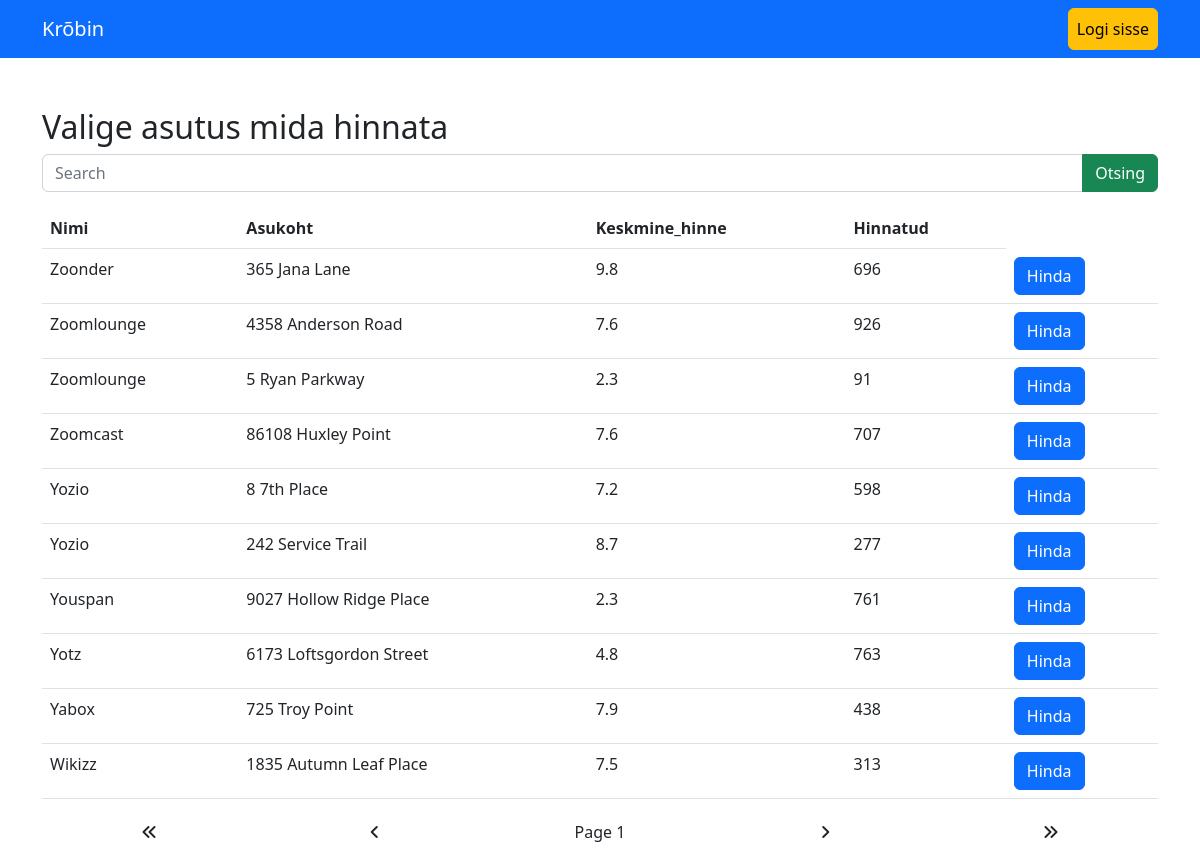
The app's page /?page=1&sort=Nimi&order=desc with its own data.
### tables this page shows
create table tabel1 (
	id INT,
	Nimi VARCHAR(50),
	Asukoht VARCHAR(50),
	Keskmine_hinne DECIMAL(3,1),
	Hinnatud INT
);

### index.php (the view, shortened to what this page needs)
<!DOCTYPE html>
<html lang="en">
<head>
    <link href="https://cdn.jsdelivr.net/npm/bootstrap@5.2.3/dist/css/bootstrap.min.css" rel="stylesheet">
    <link href="https://cdnjs.cloudflare.com/ajax/libs/font-awesome/6.0.0-beta3/css/all.min.css" rel="stylesheet">
</head>
<body>
    <nav class="navbar navbar-expand-lg navbar-dark bg-primary fixed-top">
        <div class="container">
            <a class="navbar-brand" href="#">Krõbin</a>
            <div class="collapse navbar-collapse justify-content-end" id="navbarNav">
                <ul class="navbar-nav">
                    <li class="nav-item">
                        <a class="nav-link btn btn-warning" style="color: black" href="login.php">Logi sisse</a>
                    </li>
                </ul>
            </div>
        </div>
    </nav>
    <div class="container mt-5">
        <h2>Valige asutus mida hinnata</h2>
        <?php
        $host = 'localhost';
        $username = 'phpmyadmin';
        $password = 'Passw0rd';
        $database = 'kjoarand';
        $entriesPerPage = 10;
        $conn = new mysqli($host, $username, $password, $database);
        $totalEntriesQuery = "SELECT COUNT(*) AS total FROM tabel1";
        $totalEntriesResult = $conn->query($totalEntriesQuery);
        $totalEntries = $totalEntriesResult->fetch_assoc()['total'];
        $totalPages = ceil($totalEntries / $entriesPerPage);
        $currentPage = isset($_GET['page']) ? max(1, min($_GET['page'], $totalPages)) : 1;
        $sortColumn = isset($_GET['sort']) ? $_GET['sort'] : 'id';
        $sortOrder = isset($_GET['order']) && strtolower($_GET['order']) === 'desc' ? 'DESC' : 'ASC';
        $searchQuery = isset($_GET['search']) ? $_GET['search'] : '';
        $searchCondition = '';
        $columnsQuery = "SHOW COLUMNS FROM tabel1";
        $columnsResult = $conn->query($columnsQuery);
        if ($columnsResult->num_rows > 0) {
            while ($columnRow = $columnsResult->fetch_assoc()) {
                $columnName = $columnRow['Field'];
                if ($columnName === 'id') {
                    continue;
                }
                if (!empty($searchCondition)) {
                    $searchCondition .= " OR ";
                }
                $searchCondition .= "`$columnName` LIKE '%$searchQuery%'";
            }
        }
        $start = ($currentPage - 1) * $entriesPerPage;
        $dataQuery = "SELECT * FROM tabel1";
        if (!empty($searchCondition)) {
            $dataQuery .= " WHERE $searchCondition";
        }
        $dataQuery .= " ORDER BY $sortColumn $sortOrder LIMIT $start, $entriesPerPage";
        $dataResult = $conn->query($dataQuery);
        if ($dataResult->num_rows > 0) {
            echo '<form class="mb-3" method="GET">';
            echo '<div class="input-group">';
            echo '<input type="text" class="form-control" name="search" placeholder="Search" value="' . htmlspecialchars($searchQuery) . '">';
            echo '<button type="submit" class="btn btn-success">Otsing</button>';
            echo '</div>';
            echo '</form>';
            echo '<table class="table">';
            echo '<thead>';
            echo '<tr>';
            while ($row = $dataResult->fetch_assoc()) {
                foreach ($row as $column => $value) {
                    if ($column == 'id') {
                        continue;
                    }
                    $sortUrl = '?page=' . $currentPage . '&sort=' . $column;
                    $sortUrl .= ($sortColumn === $column && $sortOrder === 'ASC') ? '&order=desc' : '&order=asc';
                    echo '<th><a href="' . $sortUrl . '">' . $column . '</a></th>';
                }
                break;
            }
            echo '</tr>';
            echo '</thead>';
            echo '<tbody>';
            $dataResult->data_seek(0);
            while ($row = $dataResult->fetch_assoc()) {
                echo '<tr>';
                foreach ($row as $column => $value) {
                    if ($column == 'id') {
                        continue;
                    }
                    echo '<td>' . $value . '</td>';
                }
                echo '<td><button class="btn btn-primary" data-bs-toggle="modal" data-bs-target="#exampleModal">Hinda</button></td>';
                echo '</tr>';
            }
            echo '</tbody>';
            echo '</table>';
            echo '<ul class="page-nav">';
            if ($currentPage > 1) {
                echo '<li><a href="?page=1&sort=' . $sortColumn . '&order=' . $sortOrder . '&search=' . urlencode($searchQuery) . '"><i class="fas fa-angle-double-left"></i></a></li>';
                echo '<li><a href="?page=' . ($currentPage - 1) . '&sort=' . $sortColumn . '&order=' . $sortOrder . '&search=' . urlencode($searchQuery) . '"><i class="fas fa-angle-left"></i></a></li>';
            } else {
                echo '<li><span><i class="fas fa-angle-double-left"></i></span></li>';
                echo '<li><span><i class="fas fa-angle-left"></i></span></li>';
            }
            echo '<li><span>Page ' . $currentPage . '</span></li>';
            if ($currentPage < $totalPages) {
                echo '<li><a href="?page=' . ($currentPage + 1) . '&sort=' . $sortColumn . '&order=' . $sortOrder . '&search=' . urlencode($searchQuery) . '"><i class="fas fa-angle-right"></i></a></li>';
                echo '<li><a href="?page=' . $totalPages . '&sort=' . $sortColumn . '&order=' . $sortOrder . '&search=' . urlencode($searchQuery) . '"><i class="fas fa-angle-double-right"></i></a></li>';
            } else {
                echo '<li><span><i class="fas fa-angle-right"></i></span></li>';
                echo '<li><span><i class="fas fa-angle-double-right"></i></span></li>';
            }
            echo '</ul>';
        } else {
            echo '<p>No data found in the table.</p>';
        }
        ?>
</body>
</html>

### index.php (style rules this page uses)
body { padding-top: 60px; }
a { color: inherit; text-decoration: none; }
.page-nav { display: grid; grid-template-columns: repeat(5, 1fr); gap: 10px; list-style: none; padding: 0; margin: 0; justify-content: center; align-items: center; }
.page-nav li { display: flex; justify-content: center; align-items: center; }
.page-nav a { display: inline-block; padding: 5px; text-decoration: none; }

### records on screen
tabel1: column "Nimi", column "Asukoht", column "Keskmine_hinne", column "Hinnatud", Nimi "Zoonder", Asukoht "365 Jana Lane", Keskmine_hinne "9.8", Hinnatud "696"
tabel1: Nimi "Zoomlounge", Asukoht "4358 Anderson Road", Keskmine_hinne "7.6", Hinnatud "926"
tabel1: Nimi "Zoomlounge", Asukoht "5 Ryan Parkway", Keskmine_hinne "2.3", Hinnatud "91"
tabel1: Nimi "Zoomcast", Asukoht "86108 Huxley Point", Keskmine_hinne "7.6", Hinnatud "707"
tabel1: Nimi "Yozio", Asukoht "8 7th Place", Keskmine_hinne "7.2", Hinnatud "598"
tabel1: Nimi "Yozio", Asukoht "242 Service Trail", Keskmine_hinne "8.7", Hinnatud "277"
tabel1: Nimi "Youspan", Asukoht "9027 Hollow Ridge Place", Keskmine_hinne "2.3", Hinnatud "761"
tabel1: Nimi "Yotz", Asukoht "6173 Loftsgordon Street", Keskmine_hinne "4.8", Hinnatud "763"
tabel1: Nimi "Yabox", Asukoht "725 Troy Point", Keskmine_hinne "7.9", Hinnatud "438"
tabel1: Nimi "Wikizz", Asukoht "1835 Autumn Leaf Place", Keskmine_hinne "7.5", Hinnatud "313"

### other values on screen
$currentPage "1"
